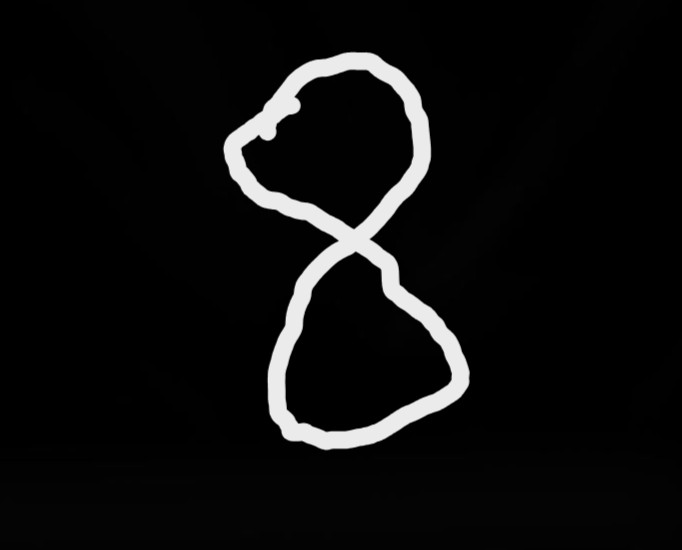
#> input picture 8.jpg, 682 x 550 px, given in place of the camera
$ python canli_goruntu_isleme.py
#> lines starting #> are read from the running program, lines starting #| are printed output that depends on the picture; after the words box and inside, x2 and y2 are one past the last pixel; in counts of white or black regions, pixels touching at a corner belong together
import cv2
import numpy as np

def nothing(x):
    pass

# Kamera bağlantısını başlat
cap = cv2.VideoCapture(0)

# Kontrol penceresi oluştur ve konumlandır
cv2.namedWindow("Ayarlar")
cv2.moveWindow("Ayarlar", 0, 0)
cv2.resizeWindow("Ayarlar", 400, 200)

# Trackbar'ları oluştur
cv2.createTrackbar("Canny Min", "Ayarlar", 100, 500, nothing)
cv2.createTrackbar("Canny Max", "Ayarlar", 200, 500, nothing)
cv2.createTrackbar("Kernel Boyutu", "Ayarlar", 1, 15, nothing)

print("Çıkış yapmak için 'q' tuşuna basın.")

while True:
    ret, frame = cap.read()
#> frame is the input picture: shape (550, 682, 3); min 0, max 246, mean 13.9
    if not ret:
        break

    # Görüntüyü işlemlere hazırlamak için gri tonlamaya çeviriyoruz
    gray = cv2.cvtColor(frame, cv2.COLOR_BGR2GRAY)

    # Trackbar değerlerini oku
    t_min = cv2.getTrackbarPos("Canny Min", "Ayarlar")
    t_max = cv2.getTrackbarPos("Canny Max", "Ayarlar")
    k_size = cv2.getTrackbarPos("Kernel Boyutu", "Ayarlar")

    # Kernel boyutu en az 1 olmalı
    if k_size < 1: k_size = 1
    kernel = np.ones((k_size, k_size), np.uint8)

    # --- GÖRÜNTÜ İŞLEME ---
    # 1. Kenar Çıkarma
    edges = cv2.Canny(gray, t_min, t_max)
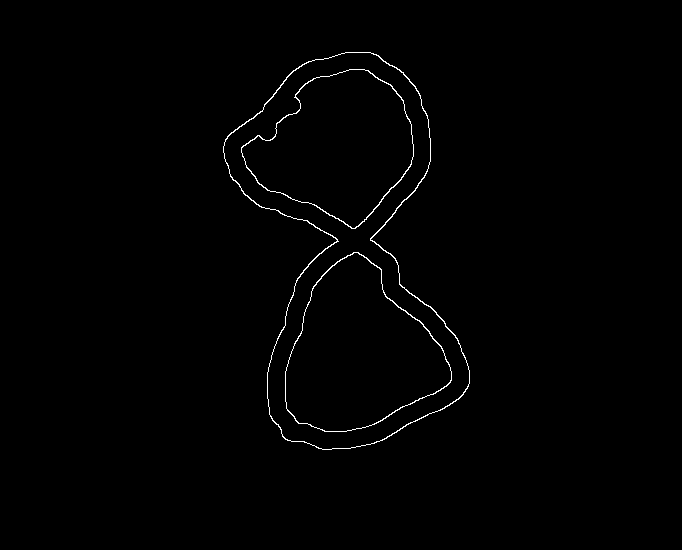
#> edges: shape (550, 682); 0.73% white in thin lines or dots, all inside (x1, y1, x2, y2) = (223, 52, 470, 450)

    # 2. Aşındırma (Erosion)
    erosion = cv2.erode(edges, kernel, iterations=1)

    # 3. Yayma (Dilation)
    dilation = cv2.dilate(edges, kernel, iterations=1)

    # Görüntüleri 3 kanallı (renkli format) yap
    edges_bgr = cv2.cvtColor(edges, cv2.COLOR_GRAY2BGR)
    erosion_bgr = cv2.cvtColor(erosion, cv2.COLOR_GRAY2BGR)
    dilation_bgr = cv2.cvtColor(dilation, cv2.COLOR_GRAY2BGR)

    # --- BOŞLUK EKLEME ---
    # Görüntüler arasına 10 piksellik siyah bir boşluk (ayraç) oluşturalım
    h, w, _ = edges_bgr.shape
#> h = 550; w = 682
    spacer = np.zeros((h, 15, 3), np.uint8) # 15 piksel genişliğinde siyah şerit

    # Görüntüleri yan yana, aralara spacer koyarak birleştir
    # Format: [Edges] | [Spacer] | [Erosion] | [Spacer] | [Dilation]
    result = np.concatenate((edges_bgr, spacer, erosion_bgr, spacer, dilation_bgr), axis=1)
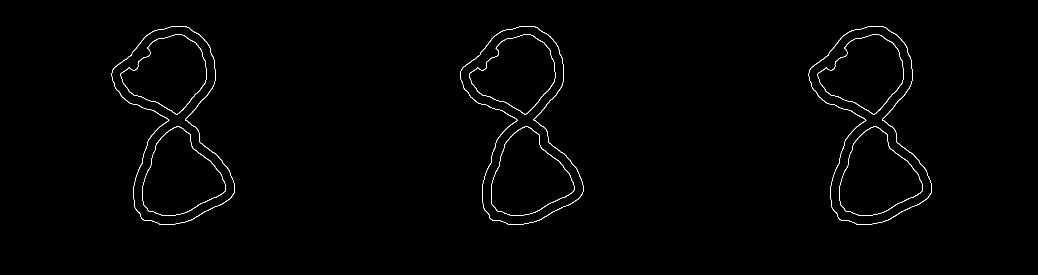
#> result: shape (550, 2076, 3) (shown at 1/2 size); 0.72% white in thin lines or dots, all inside (x1, y1, x2, y2) = (223, 52, 1864, 450)

    # Başlıkları ekle
    font = cv2.FONT_HERSHEY_SIMPLEX
    cv2.putText(result, "KENAR (Canny)", (10, 30), font, 0.7, (0, 255, 0), 2)
    cv2.putText(result, "ASINDIRMA (Erosion)", (w + 25, 30), font, 0.7, (0, 255, 0), 2)
    cv2.putText(result, "YAYMA (Dilation)", (w * 2 + 40, 30), font, 0.7, (0, 255, 0), 2)
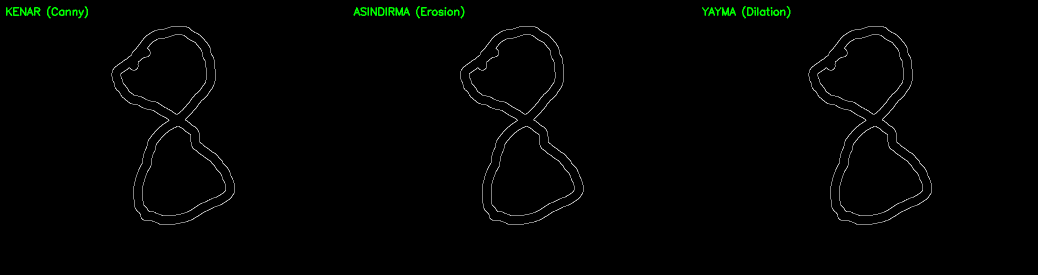
#> result: shape (550, 2076, 3) (shown at 1/2 size); mean B, G, R 1.8, 2.8, 1.8

    # Sonucu göster
    cv2.imshow("Webcam Analiz Paneli", result)
    cv2.moveWindow("Webcam Analiz Paneli", 0, 250)

    if cv2.waitKey(1) & 0xFF == ord('q'):
#> (key q is pressed here)
        break

cap.release()
cv2.destroyAllWindows()
